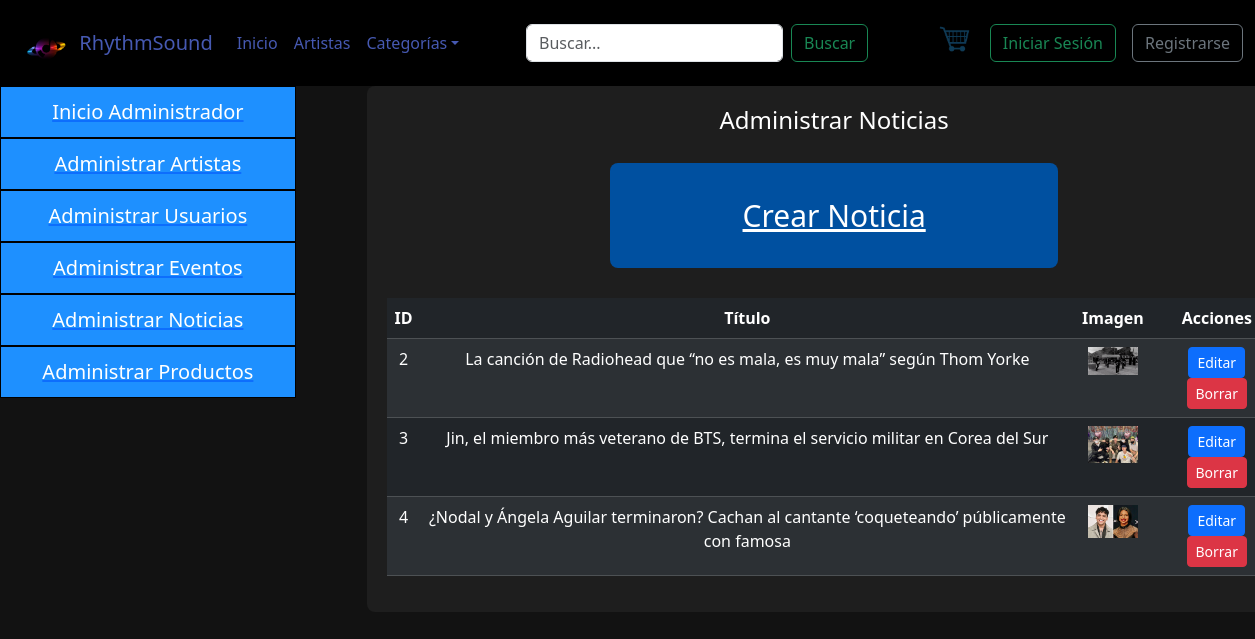
Screenshot of /listado_noticia/ with the database file from the repository.
### rsound/models.py (models this page shows, shortened)
class Noticia(models.Model):
    idNoticia = models.AutoField(primary_key=True, verbose_name='Id de Noticia')
    titulo = models.CharField(max_length=100)
    fecha = models.DateField(verbose_name='Fecha de Publicación')
    imagen = models.ImageField(upload_to='noticias/')
    descripcion = models.TextField()
    video_presentacion = models.URLField(blank=True, null=True)

### rsound/views.py (the view)
# urls.py: path('listado_noticia/', listado_noticia, name='listado_noticia'),
def listado_noticia(request):
    noticias = Noticia.objects.all()
    contexto = {"noticias": noticias}
    return render(request, 'rsound/Admin/listado_noticia.html', contexto)

### rsound/templates/rsound/Admin/listado_noticia.html (shortened to what this page needs)
{% extends 'rsound/Plantilla.html' %}
{% load static %}
{% block css %}
<link rel="stylesheet" href="{% static 'rsound/css/administracion.css' %}">
{% endblock css %}
{% block Contenido %}
<div class="row fondogeneralosos">
    <div class="col-md-3 col-sm-12 col-12">
        <div class="navegador">
            <nav class="barranav">
                <ul>
                    <a href="{% url 'administracion' %}">
                        <li>Inicio Administrador</li>
                    </a>
                    <a href="{% url 'adminartistas' %}">
                        <li>Administrar Artistas</li>
                    </a>
                    <a href="{% url 'adminusuario' %}">
                        <li>Administrar Usuarios</li>
                    </a>
                    <a href="{% url 'adminevento' %}">
                        <li>Administrar Eventos</li>
                    </a>
                    <a href="{% url 'adminnoticia' %}">
                        <li>Administrar Noticias</li>
                    </a>
                    <a href="{% url 'adminproductos' %}">
                        <li>Administrar Productos</li>
                    </a>
                </ul>
            </nav>
        </div>
    </div>
    <div class="col-md-9 col-sm-12 col-12 ">
        <div class="col-md-12 administracion">
            <div class="container-editar">
                <div class="container-datos">
                    <h4 id="titulo">Administrar Noticias</h4>
                    <div class="row botonfiguras">
                        <div class="col-md-12">
                            <div class="boton">
                                <a href="{% url 'crear_noticia' %}">Crear Noticia</a>
                            </div>
                        </div>
                    </div>
                    <div class="row">
                        <div class="col-md-12">
                            <table class="table table-dark table-striped">
                                <thead>
                                    <tr>
                                        <th>ID</th>
                                        <th>Título</th>
                                        <th>Imagen</th>
                                        <th>Acciones</th>
                                    </tr>
                                </thead>
                                <tbody>
                                    {% for noticia in noticias %}
                                    <tr>
                                        <td>{{ noticia.idNoticia }}</td>
                                        <td>{{ noticia.titulo }}</td>
                                        <td><img src="{{ noticia.imagen.url }}" alt="{{ noticia.titulo }}" style="width: 50px; height: auto;"></td>
                                        <td>
                                            <a href="{% url 'editar_noticia' noticia.idNoticia %}" class="btn btn-primary btn-sm">Editar</a>
                                            <a href="{% url 'eliminar_noticia' noticia.idNoticia %}" class="btn btn-danger btn-sm">Borrar</a>
                                        </td>
                                    </tr>
                                    {% endfor %}
                                </tbody>
                            </table>
                        </div>
                    </div>
                </div>
            </div>
        </div>
    </div>
</div>
{% endblock Contenido %}

### rsound/static/rsound/css/administracion.css (style rules this page uses)
body { font-family: 'Arial', sans-serif; background-color: #121212 !important; color: #ddd; }
.administracion { background-color: #1e1e1e; width: 90%; margin-left: 5%; min-height: 400px; text-align: center; padding: 20px; border-radius: 8px; }
.navegador { text-align: center; width: 100%; padding: 0; }
.navegador .barranav ul { list-style-type: none; margin: 0; padding: 0; height: 100%; }
.barranav { position: sticky !important; }
.barranav ul a li { background-color: #1e90ff; color: #fff !important; font-size: 20px; display: block; padding: 10px 18px; text-decoration: none; }
.navegador .barranav ul li { border: 1px solid #000000; }
.container-datos { text-align: center; }
.botonfiguras { margin-top: 30px; }
.botonfiguras .boton { border-radius: 8px; font-size: 30px; margin-left: 25%; margin-top: 20px; padding: 30px; width: 50%; background-color: #0050a0; margin-bottom: 30px; }
.botonfiguras .boton a { color: white !important; }

### rsound/static/rsound/css/Styles.css (style rules this page uses)
body { font-family: 'Arial', sans-serif; background-color: #121212 !important; }

### rsound/static/rsound/css/Style3.css (style rules this page uses)
body { font-family: Arial, sans-serif; background-color: #000; color: #fff !important; margin: 0; padding: 0; }

### rsound/static/rsound/css/cssNavbar.css (style rules this page uses)
nav { background-color: #000000; }

### rows the page displays
Noticia: idNoticia "2", titulo "La canción de Radiohead que “no es mala, es muy mala” según Thom Yorke", imagen (picture)
Noticia: idNoticia "3", titulo "Jin, el miembro más veterano de BTS, termina el servicio militar en Corea del Sur", imagen (picture)
Noticia: idNoticia "4", titulo "¿Nodal y Ángela Aguilar terminaron? Cachan al cantante ‘coqueteando’ públicamente con famosa", imagen (picture)
